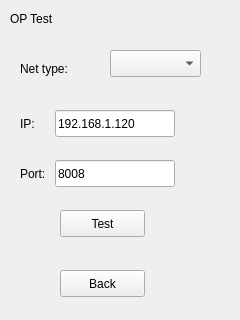
<?xml version="1.0" encoding="UTF-8"?>
<ui version="4.0">
 <class>network</class>
 <widget class="QWidget" name="network">
  <property name="geometry">
   <rect>
    <x>0</x>
    <y>0</y>
    <width>240</width>
    <height>320</height>
   </rect>
  </property>
  <property name="windowTitle">
   <string>Form</string>
  </property>
  <widget class="QComboBox" name="comboBox">
   <property name="geometry">
    <rect>
     <x>110</x>
     <y>50</y>
     <width>91</width>
     <height>27</height>
    </rect>
   </property>
   <property name="currentIndex">
    <number>0</number>
   </property>
   <item>
    <property name="text">
     <string/>
    </property>
   </item>
   <item>
    <property name="text">
     <string>Ethernet</string>
    </property>
   </item>
   <item>
    <property name="text">
     <string>3/4G</string>
    </property>
   </item>
   <item>
    <property name="text">
     <string>WIFI</string>
    </property>
   </item>
  </widget>
  <widget class="QLabel" name="label">
   <property name="geometry">
    <rect>
     <x>20</x>
     <y>110</y>
     <width>21</width>
     <height>27</height>
    </rect>
   </property>
   <property name="text">
    <string>IP:</string>
   </property>
  </widget>
  <widget class="QLineEdit" name="IP">
   <property name="geometry">
    <rect>
     <x>55</x>
     <y>110</y>
     <width>120</width>
     <height>27</height>
    </rect>
   </property>
   <property name="text">
    <string>192.168.1.120</string>
   </property>
   <property name="maxLength">
    <number>15</number>
   </property>
  </widget>
  <widget class="QLineEdit" name="port">
   <property name="geometry">
    <rect>
     <x>55</x>
     <y>160</y>
     <width>120</width>
     <height>27</height>
    </rect>
   </property>
   <property name="text">
    <string>8008</string>
   </property>
   <property name="maxLength">
    <number>6</number>
   </property>
  </widget>
  <widget class="QLabel" name="label_2">
   <property name="geometry">
    <rect>
     <x>20</x>
     <y>160</y>
     <width>41</width>
     <height>27</height>
    </rect>
   </property>
   <property name="text">
    <string>Port:</string>
   </property>
  </widget>
  <widget class="QPushButton" name="testButton">
   <property name="geometry">
    <rect>
     <x>60</x>
     <y>210</y>
     <width>85</width>
     <height>27</height>
    </rect>
   </property>
   <property name="text">
    <string>Test</string>
   </property>
  </widget>
  <widget class="QLabel" name="label_3">
   <property name="geometry">
    <rect>
     <x>10</x>
     <y>10</y>
     <width>67</width>
     <height>17</height>
    </rect>
   </property>
   <property name="text">
    <string>OP Test</string>
   </property>
  </widget>
  <widget class="QLabel" name="label_4">
   <property name="geometry">
    <rect>
     <x>20</x>
     <y>60</y>
     <width>67</width>
     <height>17</height>
    </rect>
   </property>
   <property name="text">
    <string>Net type:</string>
   </property>
  </widget>
  <widget class="QPushButton" name="btnBack">
   <property name="geometry">
    <rect>
     <x>60</x>
     <y>270</y>
     <width>85</width>
     <height>27</height>
    </rect>
   </property>
   <property name="text">
    <string>Back</string>
   </property>
  </widget>
 </widget>
 <resources/>
 <connections/>
</ui>
